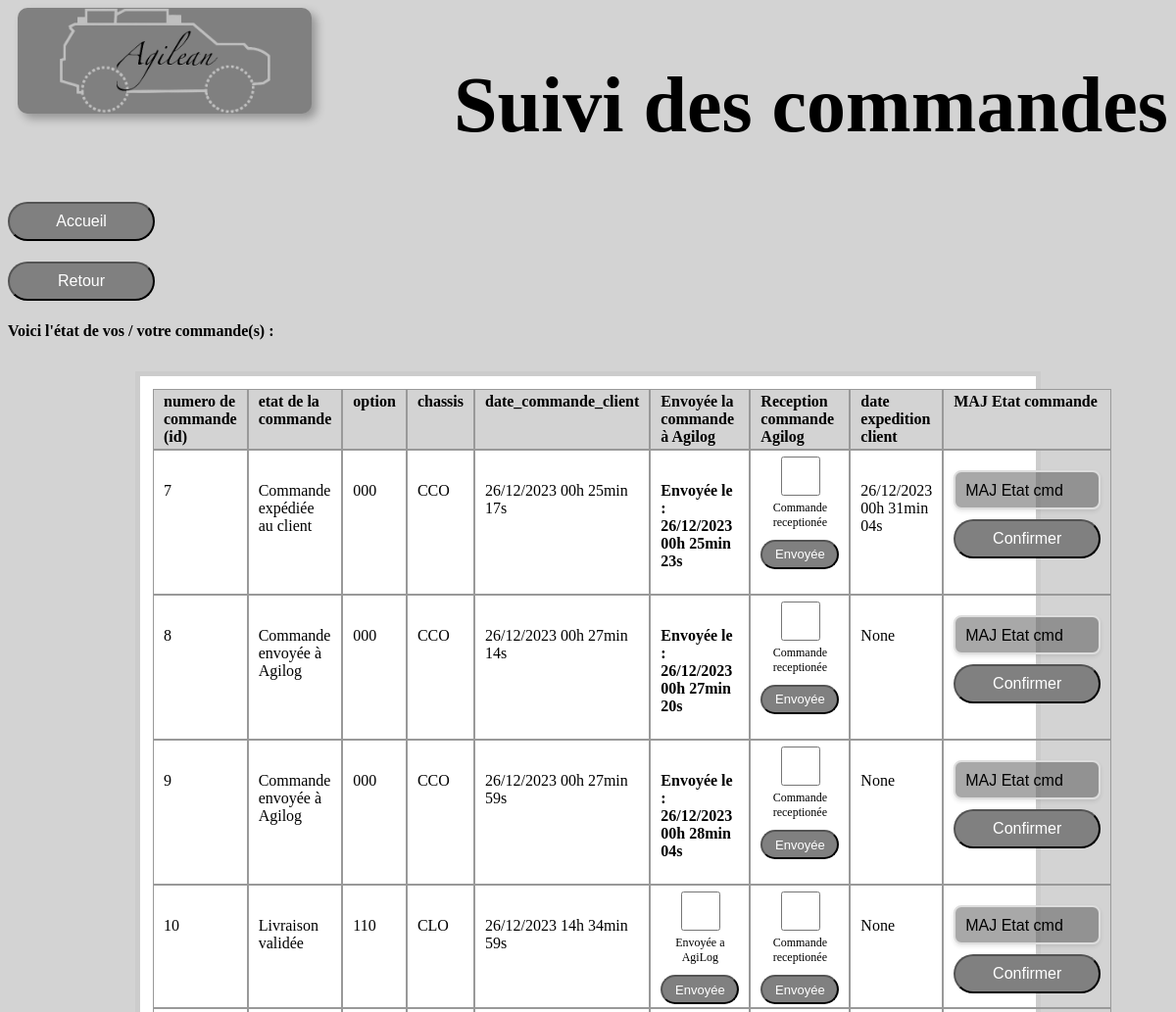
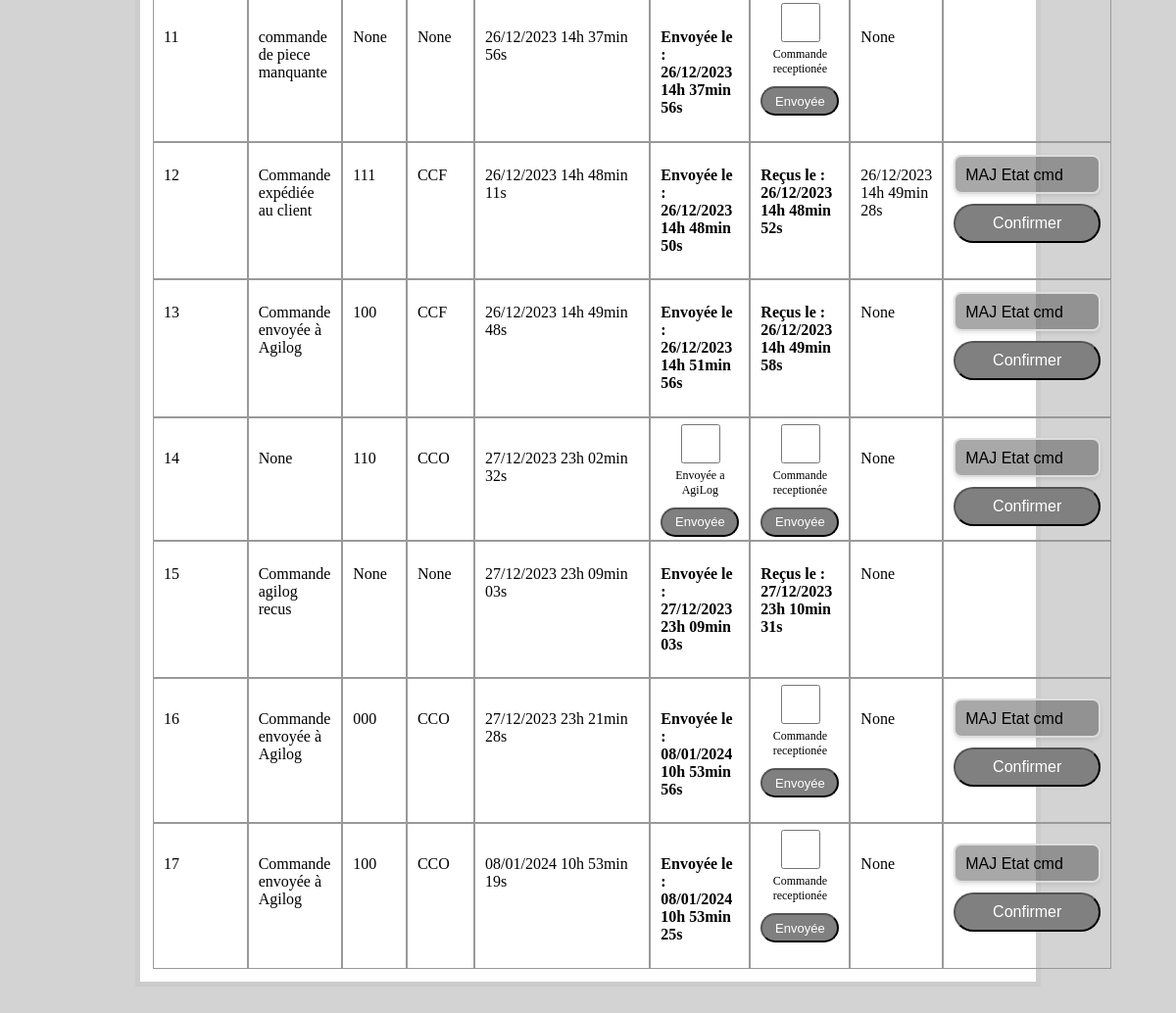
/agilean/suivi-commande, run on the app's committed database (2 pictures, top to bottom).
### tables this page shows
CREATE TABLE "commande_agilean" (
	"id"	INTEGER UNIQUE,
	"etat_commande"	TEXT,
	"id_option"	TEXT,
	"id_chassis"	INTEGER,
	"nom"	TEXT,
	"prenom"	TEXT,
	"date_commande_client"	TEXT,
	"date_envoie_agilog"	TEXT,
	"date_reception_agilog"	TEXT,
	"date_expedition_client"	TEXT,
	"date_livraison_client"	TEXT,
	PRIMARY KEY("id")
);

CREATE TABLE "chassis" (
	"id_chassis"	INTEGER UNIQUE,
	"nom_chassis"	TEXT,
	PRIMARY KEY("id_chassis")
);

### main.py (the view, shortened to what this page needs)
    @app.route("/agilean/suivi-commande", methods=["GET", "POST"])
    def suivi_commande_agilean():
        sql = "SELECT * FROM commande_agilean AS cmd LEFT JOIN chassis ON cmd.id_chassis=chassis.id_chassis"
        commandes = execute_sql(sql)
        if request.method != "POST":
            return render_template("suivi_commande_agilean.html", commandes=commandes)

### main.py (called while the page is built)
def execute_sql(sql: str, parameters=(), bbd_path=BDD_PATH):
    con = lite.connect(bbd_path)
    con.row_factory = lite.Row
    cur = con.cursor()
    cur.execute(sql, parameters)  # par defaut `execute` parameters = ()
    table = cur.fetchall()
    con.close()
    return table

### templates/suivi_commande_agilean.html (shortened to what this page needs)
<!DOCTYPE html>
<html>
<head>
    <link rel='stylesheet' type='text/css' href='{{url_for("static", filename="styles.css")}}'>
</head>
<body>
    <div class="container">
        <img src="{{url_for('static', filename='LogoAgilean.png')}}" class="image">
    </div>
    <h1 style="text-align:right;"> Suivi des commandes </h1 style="text-align:right;">
    <h4> <a href="{{url_for('index')}}"> <button>Accueil</button> </a> </h4>
    <h4> <a href="{{url_for('agilean')}}"> <button>Retour</button> </a> </h4>
    <strong>Voici l'état de vos / votre commande(s) :</strong>
    <br>
    <div class='contenu'>
        <div class="lp_table">
            <div class="lp_entetes">
                <div class="lp_entete">numero de commande (id)</div>
                <div class="lp_entete">etat de la commande</div>
                <div class="lp_entete">option</div>
                <div class="lp_entete">chassis</div>
                <div class="lp_entete">date_commande_client</div>
                <div class="lp_entete">Envoyée la commande à Agilog</div>
                <div class="lp_entete">Reception commande Agilog</div>
                <div class="lp_entete">date expedition client</div>
                <div class="lp_entete">MAJ Etat commande</div>
            </div>
            {% for ligne in commandes %}
            <div class="lp_ligne">
                <div class="lp_cellule">{{ ligne["id"] }}</div>
                <div class="lp_cellule">{{ ligne["etat_commande"] }}</div>
                <div class="lp_cellule">{{ ligne["id_option"] }}</div>
                <div class="lp_cellule">{{ ligne["nom_chassis"] }}</div>
                <div class="lp_cellule">{{ ligne["date_commande_client"] }}</div>
                <div class="lp_cellule">
                    {% if ligne["date_envoie_agilog"] == None %}
                    <form method='post'>
                        <div class="menuDeroulantMini">
                            <input type='checkbox' name='envoi_agilog' id='envoi-{{ ligne["id"] }}'
                                value='{{ ligne["id"] }}' required>
                            <label for='envoi-{{ ligne["id"] }}'>Envoyée a AgiLog</label>
                            <input type='submit' value='Envoyée' class="submitBtnMini">
                        </div>
                    </form>
                    {% else %}
                    <h4> Envoyée le :<br>{{ ligne["date_envoie_agilog"] }}</h4>
                    {% endif %}
                </div>
                <div class="lp_cellule">
                    {% if ligne["date_reception_agilog"] == None %}
                    <form method='post'>
                        <div class="menuDeroulantMini">
                            <input type='checkbox' name='reception_agilog' id='reception-{{ ligne["id"] }}'
                                value='{{ ligne["id"] }}' required>
                            <label for='reception-{{ ligne["id"] }}'>Commande receptionée</label>
                            <input type='submit' value='Envoyée' class="submitBtnMini">
                        </div>
                    </form>
                    {% else %}
                    <h4> Reçus le :<br>{{ ligne["date_reception_agilog"] }}</h4>
                    {% endif %}
                </div>
                <div class="lp_cellule">{{ ligne["date_expedition_client"] }}</div>
                <div class="lp_cellule">
                    {% if ligne['id_chassis'] != None and ligne['id_option'] != None %}
                    <form method='post'>
                        <select name='etat_commande' class='menuDeroulant' id='miniMenu' required>
                            <option value='' selected disabled>MAJ Etat cmd</option>
                        </select>
                        <input type='submit' value='Confirmer' class="submitBtn">
                    </form>
                    {% endif %}
                </div>
            </div>
            {% endfor %}
        </div>
    </div>
</body>

### static/styles.css (style rules this page uses)
body { background-color: lightgrey; transition: opacity 1s ease-in-out; }
h1 { color: black; font-size: 80px; }
button { width: 150px; height: 40px; font-size: 16px; color: white; background-color: grey; border-radius: 20px; transition: transform 0.3s ease; }
input { width: 150px; height: 40px; font-size: 16px; color: white; background-color: grey; border-radius: 20px; transition: transform 0.3s ease; }
select { width: 150px; height: 40px; font-size: 16px; color: white; background-color: grey; border-radius: 20px; transition: transform 0.3s ease; padding: 0 10px; border: none; -webkit-appearance: none; -moz-appearance: none; appearance: none; }
.image { position: absolute; top: 0; left: 10px; width: 300px; box-shadow: 5px 5px 10px rgba(0, 0, 0, 0.3); background-color: grey; border-radius: 10px; }
.container { position: relative; display: flex; flex-direction: column; }
.contenu { margin: 2em auto; width: 75%; border: 5px solid #ccc; padding: 0.8em; background: white; }
.lp_table { display: table; width: 100%; }
.lp_entetes { display: table-header-group; background-color: lightgrey; font-weight: bold; }
.lp_ligne { display: table-row; }
.lp_entete, .lp_cellule { display: table-cell; padding: 3px 10px; border: 1px solid #999999; }
.menuDeroulant { background-color: rgba(82, 82, 82, 0.5); color:black; border: 2px solid #dddddd; border-radius: 8px; box-shadow: 0 2px 4px rgba(0, 0, 0, 0.1); padding: 10px; display: flex; justify-content: space-around; width: auto; margin-top: 8px; flex-wrap: wrap; }
.menuDeroulantMini { display: flex; flex-direction: column; align-items: center; width: auto; }
.menuDeroulant { display: flex; justify-content: space-around; width: auto; margin-top: 8px; flex-wrap: wrap; }
.menuDeroulantMini input[type="checkbox"] { accent-color: #606060; margin-bottom: 5px; width: 50px; }
.menuDeroulantMini label { font-size: 12px; text-align: center; }
.submitBtn { width: 150px; height: 40px; font-size: 16px; color: white; background-color: grey; border-radius: 20px; transition: transform 0.3s ease; margin-top: 10px; }
.submitBtnMini { width: 80px; height: 30px; font-size: 13px; color: white; background-color: grey; border-radius: 20px; transition: transform 0.3s ease; margin-top: 10px; }
#miniMenu { width:150px; }

### data on the page
commande_agilean: id "7", etat_commande "Commande expédiée au client", id_option "000", nom_chassis "CCO", date_commande_client "26/12/2023 00h 25min 17s", date_envoie_agilog "26/12/2023 00h 25min 23s", date_expedition_client "26/12/2023 00h 31min 04s"
commande_agilean: id "8", etat_commande "Commande envoyée à Agilog", id_option "000", nom_chassis "CCO", date_commande_client "26/12/2023 00h 27min 14s", date_envoie_agilog "26/12/2023 00h 27min 20s", date_expedition_client "None"
commande_agilean: id "9", etat_commande "Commande envoyée à Agilog", id_option "000", nom_chassis "CCO", date_commande_client "26/12/2023 00h 27min 59s", date_envoie_agilog "26/12/2023 00h 28min 04s", date_expedition_client "None"
commande_agilean: id "10", etat_commande "Livraison validée", id_option "110", nom_chassis "CLO", date_commande_client "26/12/2023 14h 34min 59s", date_expedition_client "None"
commande_agilean: id "11", etat_commande "commande de piece manquante", id_option "None", nom_chassis "None", date_commande_client "26/12/2023 14h 37min 56s", date_envoie_agilog "26/12/2023 14h 37min 56s", date_expedition_client "None"
commande_agilean: id "12", etat_commande "Commande expédiée au client", id_option "111", nom_chassis "CCF", date_commande_client "26/12/2023 14h 48min 11s", date_envoie_agilog "26/12/2023 14h 48min 50s", date_reception_agilog "26/12/2023 14h 48min 52s", date_expedition_client "26/12/2023 14h 49min 28s"
commande_agilean: id "13", etat_commande "Commande envoyée à Agilog", id_option "100", nom_chassis "CCF", date_commande_client "26/12/2023 14h 49min 48s", date_envoie_agilog "26/12/2023 14h 51min 56s", date_reception_agilog "26/12/2023 14h 49min 58s", date_expedition_client "None"
commande_agilean: id "14", etat_commande "None", id_option "110", nom_chassis "CCO", date_commande_client "27/12/2023 23h 02min 32s", date_expedition_client "None"
commande_agilean: id "15", etat_commande "Commande agilog recus", id_option "None", nom_chassis "None", date_commande_client "27/12/2023 23h 09min 03s", date_envoie_agilog "27/12/2023 23h 09min 03s", date_reception_agilog "27/12/2023 23h 10min 31s", date_expedition_client "None"
commande_agilean: id "16", etat_commande "Commande envoyée à Agilog", id_option "000", nom_chassis "CCO", date_commande_client "27/12/2023 23h 21min 28s", date_envoie_agilog "08/01/2024 10h 53min 56s", date_expedition_client "None"
commande_agilean: id "17", etat_commande "Commande envoyée à Agilog", id_option "100", nom_chassis "CCO", date_commande_client "08/01/2024 10h 53min 19s", date_envoie_agilog "08/01/2024 10h 53min 25s", date_expedition_client "None"
